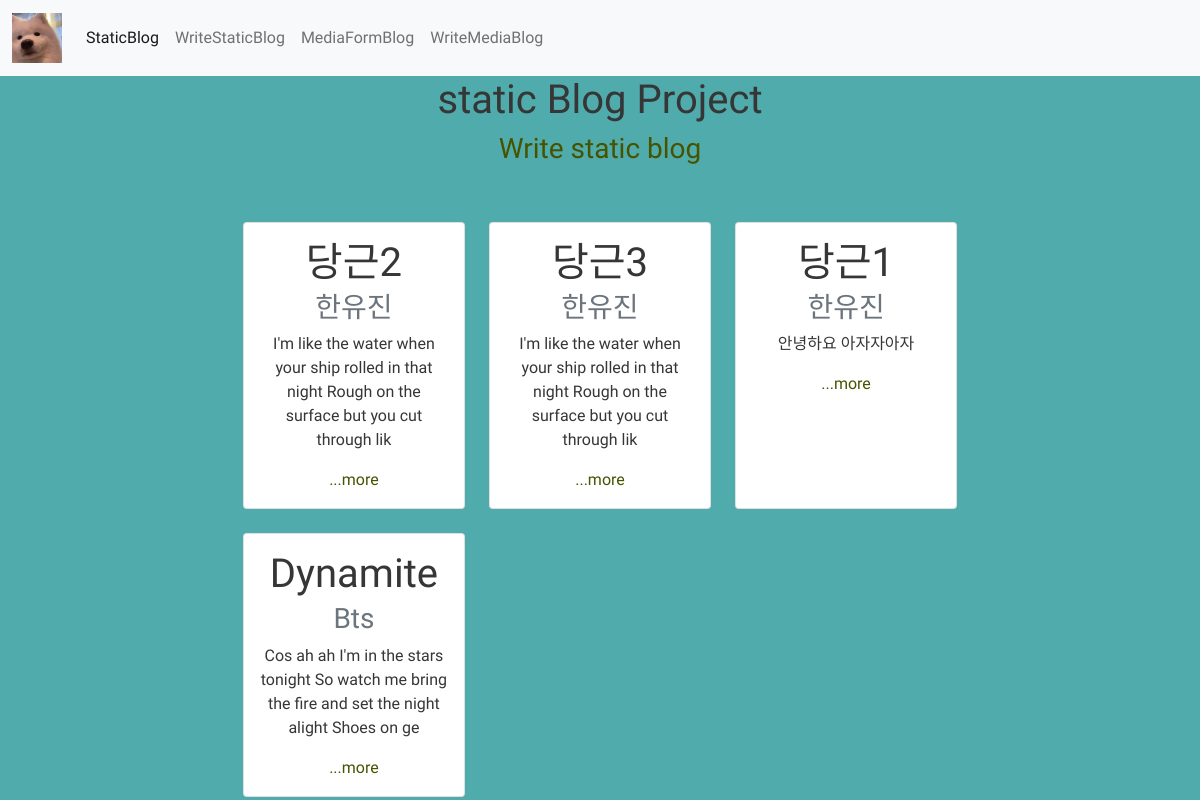
The page / on the database its author committed.
### staticBlog/models.py (models this page shows, shortened)
class staticBlog(models.Model):
    subject = models.CharField(max_length = 200)
    drafter = models.CharField(max_length = 100)
    date = models.DateTimeField()
    textBody = models.TextField()
    def summary(self):
        return self.textBody[:100]

### staticBlog/views.py (the view)
# urls.py: path('',homePage,name="homePage"),
def homePage(request):
    blogInfo = staticBlog.objects.all()
    return render(request, 'home.html', {'blogInfo' : blogInfo})

### staticBlog/templates/home.html
{% extends 'base.html' %}
{% block content %}
<div class="staticBlog">
    <h1>static Blog Project</h1>
    <h3><a href="{%url 'new'%}">Write static blog</a></h3>
    <br><br>
    <div class="row row-cols-1 row-cols-md-3 g-4">
        {% for blog in blogInfo %}
        <div class="col">
            <div class="card h-100">
                <div class="card-body">
                <h1 class="card-title">{{blog.subject}}</h1>
                <h3 class="card-subtitle mb-2 text-muted">{{blog.drafter}}</h3>
                <p class="card-text">{{blog.summary}} </p>
                <a href="{% url 'detail' blog.id %}" class="card-link">...more</a>
                </div>
            </div>
        </div>
        {% endfor %}
    </div>
</div>
{% endblock %}

### lionproject/templates/base.html (style rules this page uses)
a { color:#475300; }
a:link { color:rgb(129, 9, 9) gb(0, 0, 224); text-decoration: none; }
body { text-align: center; font-family: 'Black Han Sans', sans-serif; color: rgb(51, 46, 46); background-color: #50acac; }
p { color: rgb(54, 54, 54); text-align: center; }
h1 { color: rgb(54, 54, 54); }
.staticBlog { color:rgb(139, 175, 206); margin-left: 18%; margin-right: 18%; width: auto; }

### rows shown on the page
staticBlog: subject "당근2", drafter "한유진", summary "I'm like the water when your ship rolled in that night Rough on the surface but you cut through lik"
staticBlog: subject "당근3", drafter "한유진", summary "I'm like the water when your ship rolled in that night Rough on the surface but you cut through lik"
staticBlog: subject "당근1", drafter "한유진", summary "안녕하요 아자자아자"
staticBlog: subject "Dynamite", drafter "Bts", summary "Cos ah ah I'm in the stars tonight So watch me bring the fire and set the night alight Shoes on ge"
